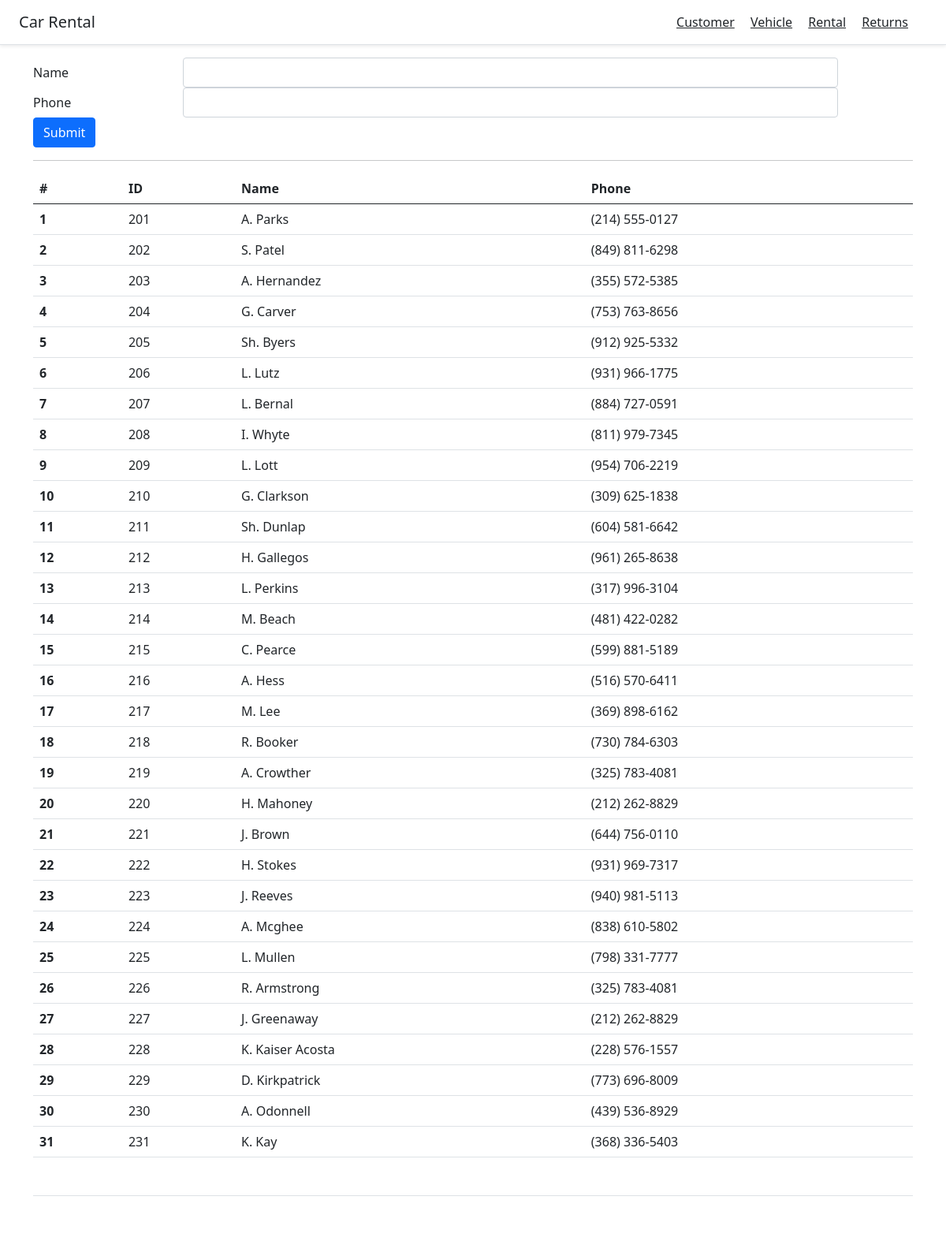
Page /customer on the committed database.
### CarRental/dbquery/models.py (models this page shows, shortened)
class Customer(models.Model):
    custid = models.AutoField(db_column='CustID', primary_key=True, blank=True, null=False)  # Field name made lowercase.
    name = models.CharField(db_column='Name', max_length=15)  # Field name made lowercase.
    phone = models.CharField(db_column='Phone', max_length=14)  # Field name made lowercase.
    class Meta:
        managed = False
        db_table = 'customer'

### CarRental/dbquery/views.py (the view)
# urls.py: path('customer', views.customerView, name="customer"),
def customerView(request):
    if request.method == 'POST':
        form = CustomerForms(request.POST)
        if form.is_valid():
            name = str(form.cleaned_data['name'])
            phone = str(form.cleaned_data['phone'])
            new_customer = [name,phone]
            add_new_customer(new_customer)
            return redirect('customer')
        else:
            messages.warning(request,'Please try again')
    else:
        form = CustomerForms()
        customers = get_all_customer()
        print(customers)
        content = {'customers':customers,'form': form}
        return render(request,'dbquery/customer.html',content)

### CarRental/dbquery/forms.py
class CustomerForms(ModelForm):
    class Meta:
        model = Customer
        fields = '__all__'

### CarRental/dbquery/sql_query.py (called while the page is built)
def get_all_customer():
    c = connection.cursor()
    c.execute('select * from customer')
    result = c.fetchall()
    return result

### CarRental/dbquery/templatetags/myfilters.py (called while the page is built)
@register.filter(name='addclass')
def addclass(value, arg):
    return value.as_widget(attrs={'class': arg})

### CarRental/dbquery/templates/dbquery/customer.html (shortened to what this page needs)
{% extends 'dbquery/main.html' %}
{% block content %}
    {% load myfilters %}
    <form method="POST" action="">
        {%  for field  in form %}
            <div class="form-group row">
                <label class="col-sm-2 col-form-label">{{ field.label }}</label>
                <div class="col-sm-9">
                    {{ field |addclass:'form-control' }}
                </div>
            </div>
        {% endfor %}
        <div class="form-group row">
            <div class="col-sm-9">
                <button type="submit" class="btn btn-primary">Submit</button>
            </div>
        </div>
    </form>
    <hr/>
    {% if customers %}
        <table class="table">
            <thead>
            <tr>
                <th scope="col">#</th>
                <th scope="col">ID</th>
                <th scope="col">Name</th>
                <th scope="col">Phone</th>
            </tr>
            </thead>
            <tbody>
            {% for customer in customers %}
            <tr>
                <th scope="row">{{ forloop.counter }}</th>
                <td>{{ customer.0 }}</td>
                <td>{{ customer.1 }}</td>
                <td>{{ customer.2 }}</td>
            </tr>
            {% endfor %}
            </tbody>
        </table>
    {% endif %}
{% endblock %}

### CarRental/dbquery/templates/dbquery/main.html (shortened to what this page needs)
<html lang="en"><head>
    <link href="https://getbootstrap.com/docs/5.0/dist/css/bootstrap.min.css" rel="stylesheet">
    <link href="https://cdn.jsdelivr.net/npm/bootstrap@5.0.0-beta1/dist/css/bootstrap.min.css" rel="stylesheet">
<body data-new-gr-c-s-check-loaded="14.987.0" data-gr-ext-installed="">
<header class="d-flex flex-column flex-md-row align-items-center p-3 px-md-4 mb-3 bg-white border-bottom shadow-sm">
    <p class="h5 my-0 me-md-auto fw-normal">Car Rental</p>
    <nav class="my-2 my-md-0 me-md-3">
        <a class="p-2 text-dark" href="{% url 'customer' %}">Customer</a>
        <a class="p-2 text-dark" href="{% url 'vehicle' %}">Vehicle</a>
        <a class="p-2 text-dark" href="{% url 'searchRental' %}">Rental</a>
        <a class="p-2 text-dark" href="{% url 'searchBooking' %}">Returns</a>
    </nav>
</header>
<main class="container">
    {% block content %}
    {% endblock %}
    <footer class="pt-4 my-md-5 pt-md-5 border-top">
    </footer>
</main>
</body></html>

### rows in the picture
Customer: CustID "201", Name "A. Parks", Phone "(214) 555-0127"
Customer: CustID "202", Name "S. Patel", Phone "(849) 811-6298"
Customer: CustID "203", Name "A. Hernandez", Phone "(355) 572-5385"
Customer: CustID "204", Name "G. Carver", Phone "(753) 763-8656"
Customer: CustID "205", Name "Sh. Byers", Phone "(912) 925-5332"
Customer: CustID "206", Name "L. Lutz", Phone "(931) 966-1775"
Customer: CustID "207", Name "L. Bernal", Phone "(884) 727-0591"
Customer: CustID "208", Name "I. Whyte", Phone "(811) 979-7345"
Customer: CustID "209", Name "L. Lott", Phone "(954) 706-2219"
Customer: CustID "210", Name "G. Clarkson", Phone "(309) 625-1838"
Customer: CustID "211", Name "Sh. Dunlap", Phone "(604) 581-6642"
Customer: CustID "212", Name "H. Gallegos", Phone "(961) 265-8638"
Customer: CustID "213", Name "L. Perkins", Phone "(317) 996-3104"
Customer: CustID "214", Name "M. Beach", Phone "(481) 422-0282"
Customer: CustID "215", Name "C. Pearce", Phone "(599) 881-5189"
Customer: CustID "216", Name "A. Hess", Phone "(516) 570-6411"
Customer: CustID "217", Name "M. Lee", Phone "(369) 898-6162"
Customer: CustID "218", Name "R. Booker", Phone "(730) 784-6303"
Customer: CustID "219", Name "A. Crowther", Phone "(325) 783-4081"
Customer: CustID "220", Name "H. Mahoney", Phone "(212) 262-8829"
Customer: CustID "221", Name "J. Brown", Phone "(644) 756-0110"
Customer: CustID "222", Name "H. Stokes", Phone "(931) 969-7317"
Customer: CustID "223", Name "J. Reeves", Phone "(940) 981-5113"
Customer: CustID "224", Name "A. Mcghee", Phone "(838) 610-5802"
Customer: CustID "225", Name "L. Mullen", Phone "(798) 331-7777"
Customer: CustID "226", Name "R. Armstrong", Phone "(325) 783-4081"
Customer: CustID "227", Name "J. Greenaway", Phone "(212) 262-8829"
Customer: CustID "228", Name "K. Kaiser Acosta", Phone "(228) 576-1557"
Customer: CustID "229", Name "D. Kirkpatrick", Phone "(773) 696-8009"
Customer: CustID "230", Name "A. Odonnell", Phone "(439) 536-8929"
Customer: CustID "231", Name "K. Kay", Phone "(368) 336-5403"

### other values in the picture
{{ field.label }} "Name" "Phone"
